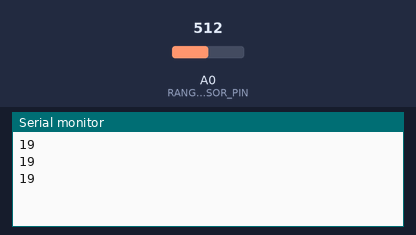
This sketch was run on a simulated Arduino Uno, built with avr-gcc and run on an emulated ATmega328P. Parts: the last lines printed to the serial monitor. Inputs (shaded band) come from the test bench; at power-on: A0 (RANGE_SENSOR_PIN) = 512.

Above: at 1.2 s.
1.3 s: A0 (RANGE_SENSOR_PIN) set to 716
At 1.86 s:
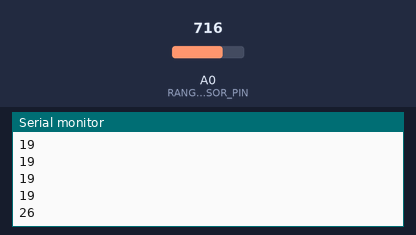
2.8 s: A0 (RANGE_SENSOR_PIN) set to 900
At 3.06 s:
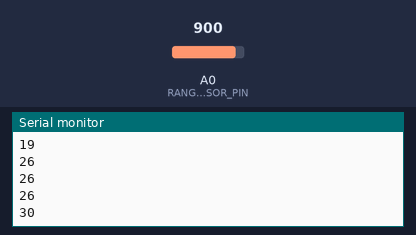
Timing chart, 0 to 5.8 s (numbered marks = the images above; inputs shaded):
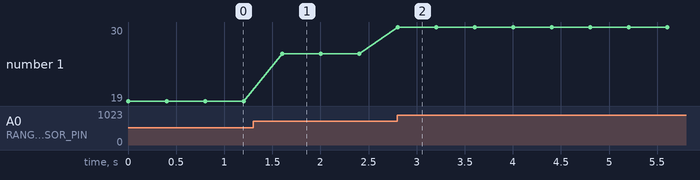

Measured:
- after the input at 1.3 s, the serial monitor: prints a new line after 0.30 s (image 1)
- after the input at 2.8 s, the serial monitor: prints a new line at once (image 2)
- plotted number 1: 19 → 26 after the input at 1.3 s, 26 → 30 after the input at 2.8 s

The sketch:

AllenBradleyUsonic873M.ino
```cpp
//collects data from an analog sensor
// contributed by team 4533 during 2018 competition build
/*AllenBradley 873M-D18AV300-D4
  30ms response time, 30mm - 300mm = 3cm-30cm , blind zone 0-3cm.
  operating voltage 15-30VDC, output voltage 0..10VDC
  Allen-Bradley
  uses cable 889D-F4AE-2
  http://literature.rockwellautomation.com/idc/groups/literature/documents/in/873m-in001_-en-p.pdf


  refer to above pdf to see the connections.. we used two 2.2k ohm resistors in a voltage divider, between the
  sensor's output = black wire
  and ground = blue wire.
  pull out your 5v signal from between the black and blue, but be sure to use voltage divider to change
  range from 0-10 VDC to become 0-5VDC.

  trick is you need to power it by 15or greater DC.
  and then output scales to distance 0 to 10VDC.
  but values are undefined for less than 3cm.
  you could try to power it using PMC? module of Robot, usually used for pneumatics, but if
  you are not usingpneumantics, then you could use that power, or custom power ckt.
  and a voltage divider on the read side.
  For a factory default rising ramp full range 3cm-30cm, found that:
  using volt meter, seems distance in cm is D = 5* (V+0.9) (where max V is 5)
  but when scaled 255 max comes in.. math is probably
  Dist(cm) = 0.098* val + 4.5
  But found that this worked better:   distance = 0.032 * (analogRead(RANGE_SENSOR_PIN)) + 3.5;
  */

/* constants */
#define RANGE_SENSOR_PIN    A0

int val = 0;                 // variable to store the raw value from sensor(initially zero)
int distance=0;          //distance in cm

void setup()
{
  pinMode( RANGE_SENSOR_PIN, INPUT);
  Serial.begin(9600);               // starts the serial monitor
}

void loop()
{
  //val = analogRead(sensorpin);       // reads the value of the sharp sensor
  distance = 0.032 * (analogRead(RANGE_SENSOR_PIN)) + 3.5;

  if(distance > 30) distance = 30;
  else if(distance < 3) distance = 3;

  Serial.println( distance );                         // print distance
  //Serial.println(analogRead(RANGE_SENSOR_PIN));            // prints raw value, for DEBUG only

  delay(400);                    // wait for this much time before printing next value
}
```
